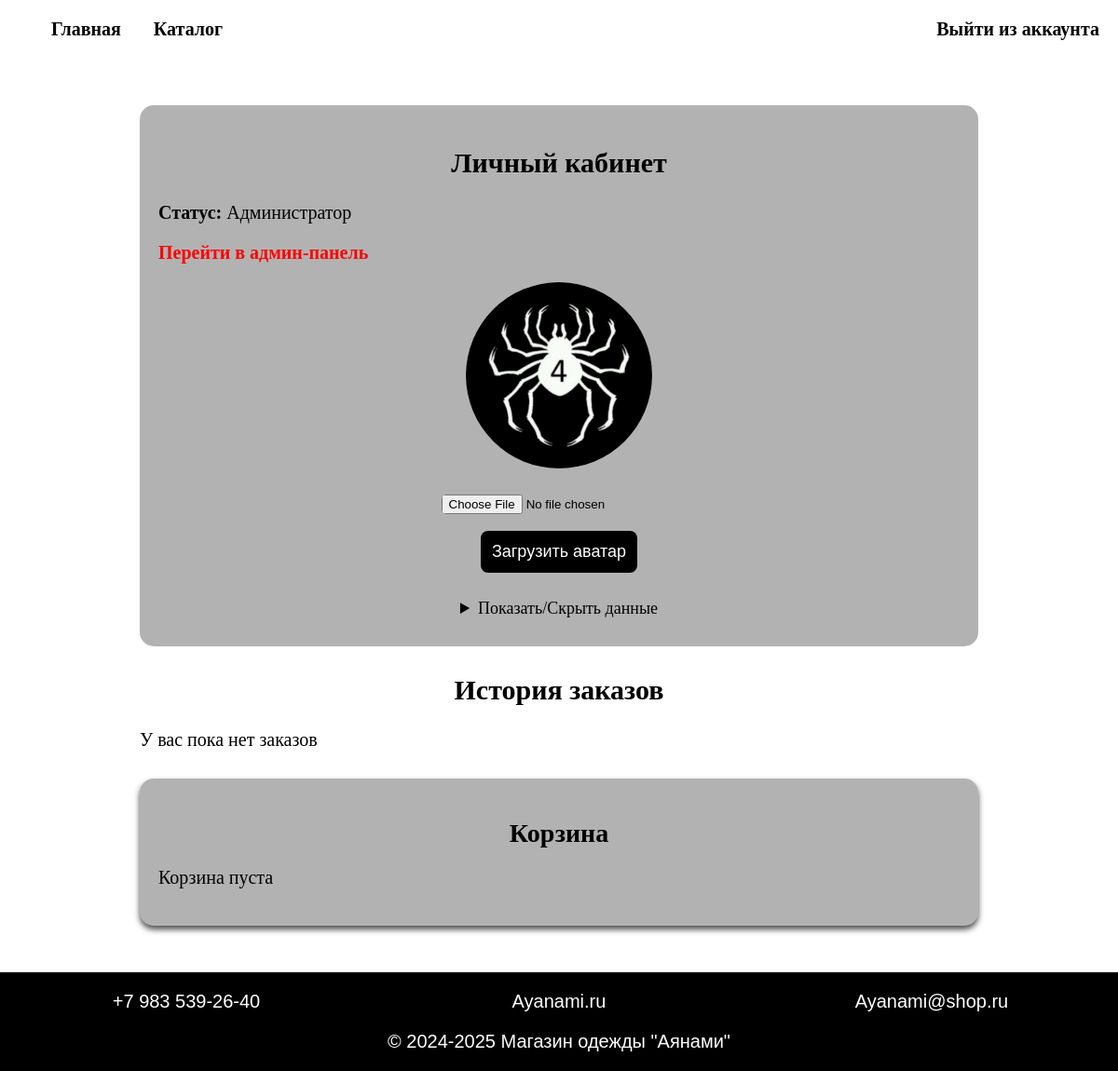
Before: /lk/lk.php (signed in) with the older database file.
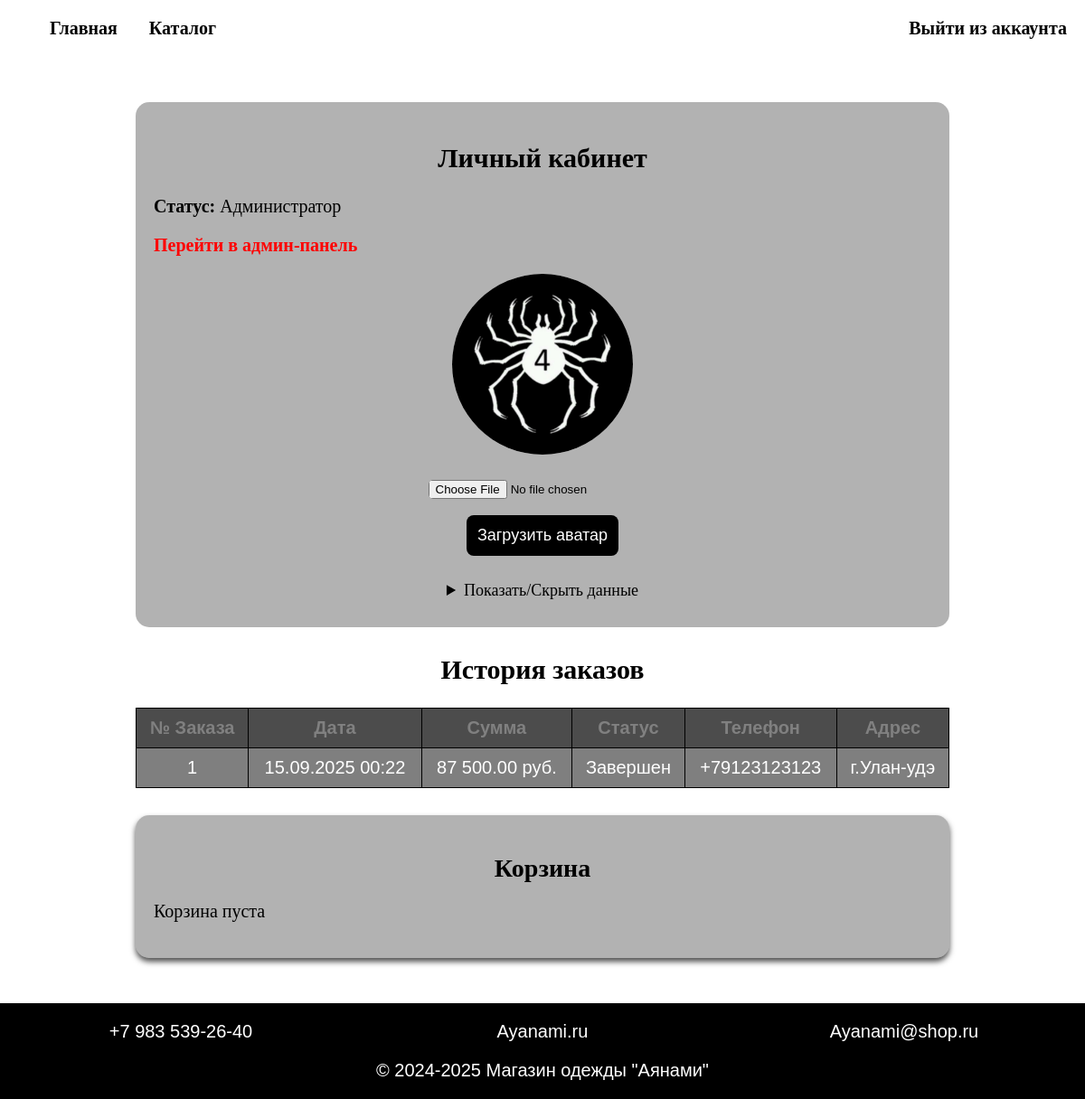
After: the same page with the newer database file.
### tables this page shows
CREATE TABLE `orders` (
  `id` int NOT NULL,
  `user_id` int NOT NULL,
  `total_amount` decimal(10,2) NOT NULL,
  `status` enum('pending','processing','completed','cancelled') DEFAULT 'pending',
  `phone` varchar(20) NOT NULL,
  `address` text NOT NULL,
  `created_at` datetime DEFAULT CURRENT_TIMESTAMP
);

### public/lk/lk.php (the view, shortened to what this page needs)
<?php
require_once '../config.php';
$user_id = $_SESSION['user_id'];
$stmt = $pdo->prepare("SELECT first_name, last_name, email, birth_date, username, avatar, is_admin FROM users WHERE id = ?");
$stmt->execute([$user_id]);
$user = $stmt->fetch(PDO::FETCH_ASSOC);
$cart_stmt = $pdo->prepare("SELECT c.*, p.name, p.price, p.image FROM cart c JOIN products p ON c.product_id = p.id WHERE c.user_id = ?");
$cart_stmt->execute([$user_id]);
$cart_items = $cart_stmt->fetchAll(PDO::FETCH_ASSOC);
$orders_stmt = $pdo->prepare("SELECT * FROM orders WHERE user_id = ? ORDER BY created_at DESC");
$orders_stmt->execute([$user_id]);
$orders = $orders_stmt->fetchAll(PDO::FETCH_ASSOC);
?>
<!DOCTYPE html>
<html lang="ru">
<head>
    <link rel="stylesheet" href="lk.css">
</head>
<body>
    <header>
        <ul class="row1">
            <li><a href="../index.php">Главная</a></li>
            <li><a href="../catalog/catalog.php">Каталог</a></li>
        </ul>
        <ul class="row2">
            <li><a href="../logout.php">Выйти из аккаунта</a></li>
        </ul>
    </header>
    <main>
        <section class="profile-section">
            <h2>Личный кабинет</h2>
            <?php if ($user['is_admin'] == 1): ?>
                <p><strong>Статус:</strong> Администратор</p>
                <p><a href="../admin/admin.php" style="color: red;">Перейти в админ-панель</a></p>
            <?php endif; ?>
            <div class="avatar-section">
                <div class="avatar-preview">
                    <?php if (!empty($user['avatar'])): ?>
                            <?php $avatar = htmlspecialchars($user['avatar']); ?>
                            <a href="../<?= $avatar ?>" class="lightbox-trigger">
                                <img src="../<?= $avatar ?>" alt="Аватар пользователя" class="clickable-image">
                            </a>
                    <?php else: ?>
                        <div class="no-avatar">Нет аватара</div>
                    <?php endif; ?>
                </div>
                <div class="zagruzka">
                    <form id="avatar-upload-form" method="post" enctype="multipart/form-data" onsubmit="uploadAvatar(event)">
                        <input type="file" name="attachment" accept="image/jpeg, image/png, image/gif" required>
                        <button type="submit">Загрузить аватар</button>
                    </form>
                </div>
            </div>
            <details class="profile-details">
                <summary>Показать/Скрыть данные</summary>
            </details>
        </section>
        <section class="orders-section">
            <h2>История заказов</h2>
            <?php if (empty($orders)): ?>
                <p>У вас пока нет заказов</p>
            <?php else: ?>
                <table>
                    <thead>
                        <tr>
                            <th>№ Заказа</th>
                            <th>Дата</th>
                            <th>Сумма</th>
                            <th>Статус</th>
                            <th>Телефон</th>
                            <th>Адрес</th>
                        </tr>
                    </thead>
                    <tbody>
                        <?php foreach ($orders as $order): ?>
                        <tr>
                            <td><?= $order['id'] ?></td>
                            <td><?= date('d.m.Y H:i', strtotime($order['created_at'])) ?></td>
                            <td><?= number_format($order['total_amount'], 2, '.', ' ') ?> руб.</td>
                            <td>
                                <?php
                                $status_labels = [
                                    'pending' => 'Ожидание',
                                    'processing' => 'В обработке',
                                    'completed' => 'Завершен',
                                    'cancelled' => 'Отменен'
                                ];
                                echo $status_labels[$order['status']];
                                ?>
                            </td>
                            <td><?= htmlspecialchars($order['phone']) ?></td>
                            <td><?= htmlspecialchars($order['address']) ?></td>
                        </tr>
                        <?php endforeach; ?>
                    </tbody>
                </table>
            <?php endif; ?>
        </section>
        <section class="cart-section" id="cart">
            <h2>Корзина</h2>
            <?php if (empty($cart_items)): ?>
                <p>Корзина пуста</p>
            <?php endif; ?>
        </section>
    </main>
    <footer>
        <div class="f1">+7 983 539-26-40</div>
        <div class="f2">Ayanami.ru</div>
        <div class="f3">Ayanami@shop.ru</div>
        <div class="f4">© 2024-2025 Магазин одежды "Аянами"</div>
    </footer>
</body>
</html>

Changed rows visible on the page:
added orders: id "1", created_at "15.09.2025 00:22", total_amount "87 500.00", status "Завершен", phone "+79123123123", address "г.Улан-удэ"
Other visible differences:
text no longer shown: "У вас пока нет заказов"
text now shown: "№ Заказа Дата Сумма Статус Телефон Адрес"
